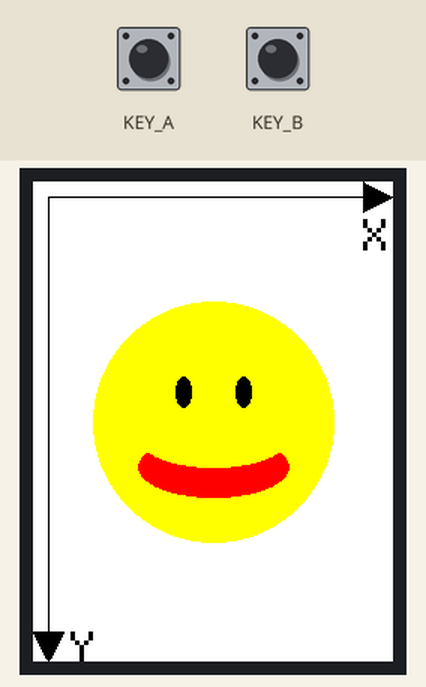
The sketch below on a simulated Seeed Wio Terminal. Shown: 240×320 colour display. The inputs (shaded band) are chosen by the test bench; at power-on: KEY_B HIGH, KEY_A HIGH.

Above: at 1.4 s.
1.5 s: KEY_B pulled LOW for 0.15 s
At 2.7 s:
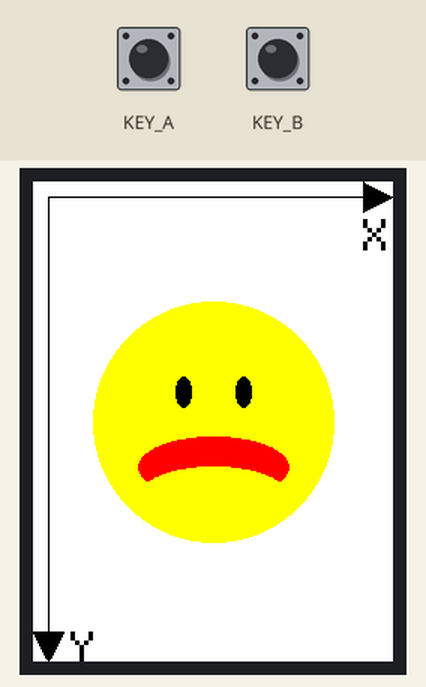
Timing chart, 0 to 4.5 s (numbered marks = the images above; inputs shaded):
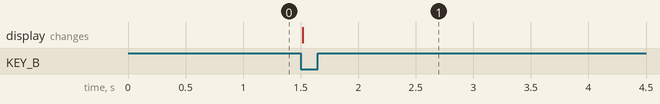

The sketch:

Display-Exercise3.ino
```cpp
#include "TFT_eSPI.h"
TFT_eSPI tft;

bool goodMood = true; //Verhindert mehrfachen Bildaufbau

void setup() {
    tft.begin();
    pinMode(WIO_KEY_A, INPUT_PULLUP);
    pinMode(WIO_KEY_B, INPUT_PULLUP);
    pinMode(WIO_KEY_C, INPUT_PULLUP);

    tft.fillScreen(TFT_WHITE);

    //Pfeil y- Richtung:
    tft.drawLine(10,10,10,319,TFT_BLACK);
    tft.fillTriangle(0,300,20,300,10,319,TFT_BLACK);
    tft.drawChar(25, 300,  'Y',  TFT_BLACK,  TFT_WHITE, 3);

    //Pfeil x- Richtung:
    tft.drawLine(10,10,239,10,TFT_BLACK);
    tft.fillTriangle(220,0,220,20,239,10,TFT_BLACK);
    tft.drawChar(220, 25,  'X',  TFT_BLACK,  TFT_WHITE, 3);

    //Smiley
    tft.fillCircle(120, 160, 80, TFT_YELLOW);   //Kopf
    tft.fillEllipse(100, 140, 5,10, TFT_BLACK); //linkes Auge
    tft.fillEllipse(140, 140, 5,10, TFT_BLACK); //rechtes Auge

    tft.fillEllipse(120,190,50,20,TFT_RED);    //Lippen neu zeichnen (gute Laune)
    tft.fillEllipse(120,170,50,20,TFT_YELLOW); //Lippen neu zeichnen (gute Laune)
}

void loop() {
   if (digitalRead(WIO_KEY_A) == LOW) {
      if(!goodMood){ //Verhindert mehrfachen Bildaufbau
          tft.fillEllipse(120,190,50,20,TFT_YELLOW); //Lippen aus Tasterstellung B löschen
          tft.fillEllipse(120,190,50,20,TFT_RED);    //Lippen neu zeichnen (gute Laune)
          tft.fillEllipse(120,170,50,20,TFT_YELLOW); //Lippen neu zeichnen (gute Laune)
          goodMood = true; //Verhindert mehrfachen Bildaufbau
      }
   }

   if (digitalRead(WIO_KEY_B) == LOW) {
      if(goodMood){ //Verhindert mehrfachen Bildaufbau
          tft.fillEllipse(120,190,50,20,TFT_YELLOW); //Lippen aus Tasterstellung A löschen
          tft.fillEllipse(120,190,50,20,TFT_RED);    //Lippen neu zeichnen (schlechte Laune)
          tft.fillEllipse(120,210,50,20,TFT_YELLOW); //Lippen neu zeichnen (schlechte Laune)
          goodMood = false; //Verhindert mehrfachen Bildaufbau
      }
   }
}
```

Measured:
- after the input at 1.5 s, the display: changes at once (image 1)
